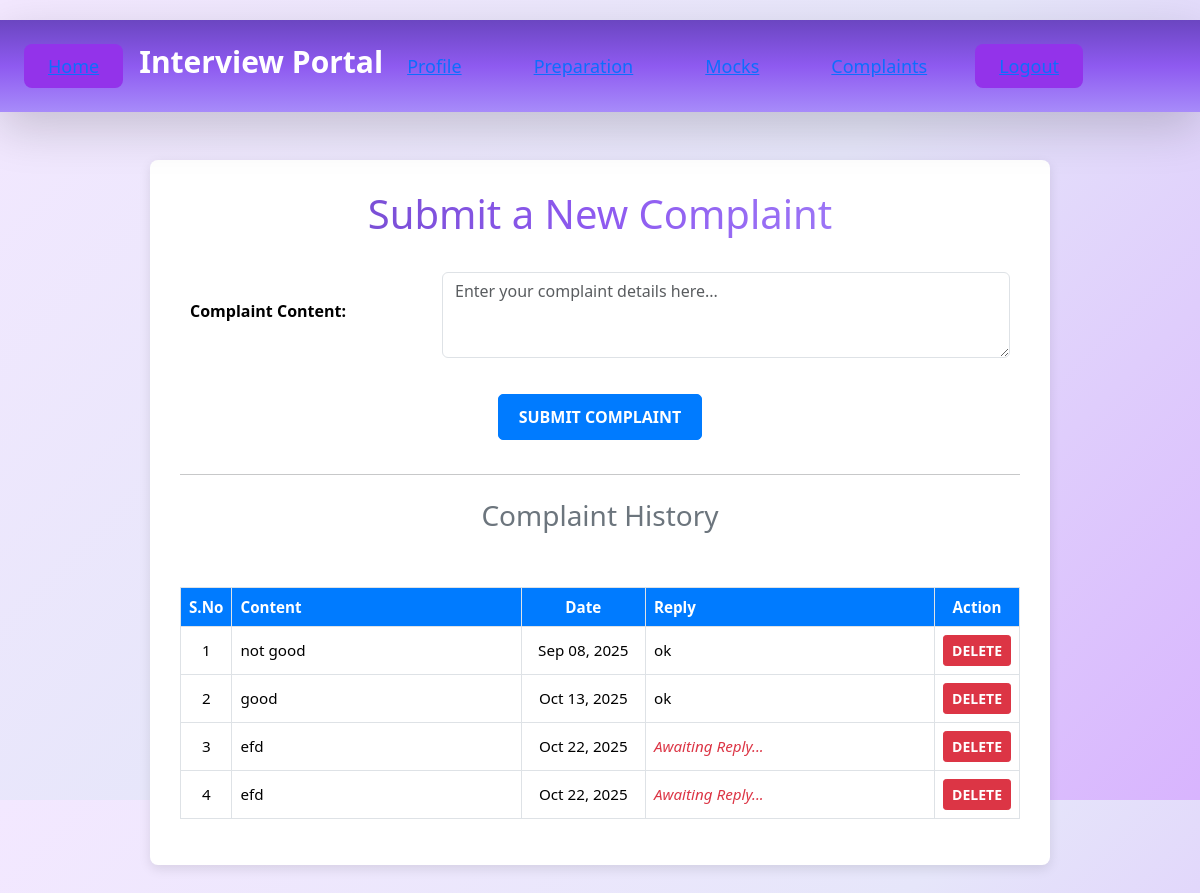
/users/Complaint/ (signed in), run on the app's committed database.
### Admin/models.py (models this page shows)
class tbl_complaint(models.Model):
    complaint_content=models.CharField(max_length=50)
    date=models.DateField(auto_now_add=True)
    complaint_reply=models.CharField(max_length=50)
    status=models.IntegerField(default=0)
    user=models.ForeignKey(tbl_userregistration,on_delete=models.CASCADE)

### user/views.py (the view)
# urls.py: path('Complaint/',views.complaint,name="complaint"),
def complaint(request):
    data=tbl_complaint.objects.filter(user=request.session['uid'])
    if request.method=="POST":
        content=request.POST.get('txt_comp')
        tbl_complaint.objects.create(
            complaint_content=content,
            user=tbl_userregistration.objects.get(id=request.session['uid'])
        )
        return render(request,'User/Complaint.html',{'data':data})
    else:
        return render(request,'User/Complaint.html',{'data':data})

### user/Templates/User/Complaint.html (shortened to what this page needs)
{% extends 'User/Interview.html' %}
{% load static %}
{% block content %}
<!DOCTYPE html>
<html lang="en">
<head>
    <link href="https://cdn.jsdelivr.net/npm/bootstrap@5.3.3/dist/css/bootstrap.min.css" rel="stylesheet">
</head>
<body>
    <div class="container container-custom">
        <h1 class="text-center mb-4 text-primary">Submit a New Complaint</h1>
        <form method="post" class="complaint-form">
            <table class="table table-borderless">
                <tr>
                    <td class="align-middle" style="width: 30%;">
                        <label for="txt_comp" class="form-label fw-bold">Complaint Content:</label>
                    </td>
                    <td style="width: 70%;">
                        <textarea class="form-control" name="txt_comp" id="txt_comp" placeholder="Enter your complaint details here..." rows="3" required></textarea>
                    </td>
                </tr>
                <tr>
                    <td colspan="2" class="text-center">
                        <input type="submit" name="btn_submit" class="btn btn-custom-submit mt-3" value="SUBMIT COMPLAINT">
                    </td>
                </tr>
            </table>
        </form>
        <hr class="my-4">
        <h3 class="text-center mb-4 text-secondary">Complaint History</h3>
        <div class="table-responsive">
            <table class="table table-bordered table-hover complaint-list-table align-middle">
                <thead>
                    <tr>
                        <th scope="col" class="text-center" style="width: 5%;">S.No</th>
                        <th scope="col" style="width: 35%;">Content</th>
                        <th scope="col" class="text-center" style="width: 15%;">Date</th>
                        <th scope="col" style="width: 35%;">Reply</th>
                        <th scope="col" class="text-center" style="width: 10%;">Action</th>
                     </tr>
                </thead>
                <tbody>
                 {% for i in data %}
                 <tr>
                    <td class="text-center">{{forloop.counter}}</td>
                    <td>{{i.complaint_content}}</td>
                    <td class="text-center">{{i.date|date:"M d, Y"}}</td> <td>
                        {% if i.complaint_reply %}
                            {{i.complaint_reply}}
                        {% else %}
                            <span class="no-reply">Awaiting Reply...</span>
                        {% endif %}
                    </td>
                    <td class="text-center">
                        <a href="#" class="btn btn-sm btn-delete-custom">DELETE</a>
                    </td>
                 </tr>
                {% empty %}
                 <tr>
                    <td colspan="5" class="text-center text-muted py-3">No complaints found.</td>
                 </tr>
                {% endfor %}
                </tbody>
            </table>
        </div>
    </div>
</body>
</html>
{% endblock %}

### user/Templates/User/Interview.html (style rules this page uses)
body { font-family: 'Poppins', sans-serif; background: linear-gradient(135deg, #f3e8ff, #e6e6fa, #d8b4fe); }
.btn { transition: all 0.3s ease; position: relative; overflow: hidden; }
.btn::before { content: ''; position: absolute; top: 0; left: -100%; width: 100%; height: 100%; background: linear-gradient(90deg, transparent, rgba(255,255,255,0.2), transparent); transition: left 0.5s; }
h1 { background: linear-gradient(to right, #6b46c1, #8e5af0, #a78bfa); -webkit-background-clip: text; background-clip: text; -webkit-text-fill-color: transparent; }

### user/Templates/User/Complaint.html (style rules this page uses)
body { background-color: #f8f9fa; padding-top: 20px; }
.container-custom { max-width: 900px; margin: auto; background-color: #ffffff; padding: 30px; border-radius: 8px; box-shadow: 0 4px 12px rgba(0, 0, 0, 0.1); }
.complaint-form table { width: 100%; margin-bottom: 20px; }
.complaint-form td { padding: 10px; }
.btn-custom-submit { background-color: #007bff; border-color: #007bff; color: white; font-weight: bold; padding: 10px 20px; border-radius: 5px; transition: background-color 0.3s ease; }
.complaint-list-table { margin-top: 30px; font-size: 0.95rem; }
.complaint-list-table th { background-color: #007bff; color: white; vertical-align: middle; }
.complaint-list-table tr:nth-child(even) { background-color: #f2f2f2; }
.no-reply { color: #dc3545; font-style: italic; }
.btn-delete-custom { background-color: #dc3545; border-color: #dc3545; color: white; font-weight: bold; padding: .25rem .5rem; font-size: .875rem; line-height: 1.5; border-radius: .2rem; transition: background-color 0.3s ease; }

### data on the page
tbl_complaint: complaint_content "not good", date "Sep 08, 2025", complaint_reply "ok"
tbl_complaint: complaint_content "good", date "Oct 13, 2025", complaint_reply "ok"
tbl_complaint: complaint_content "efd", date "Oct 22, 2025", complaint_reply "Awaiting Reply..."
tbl_complaint: complaint_content "efd", date "Oct 22, 2025", complaint_reply "Awaiting Reply..."
